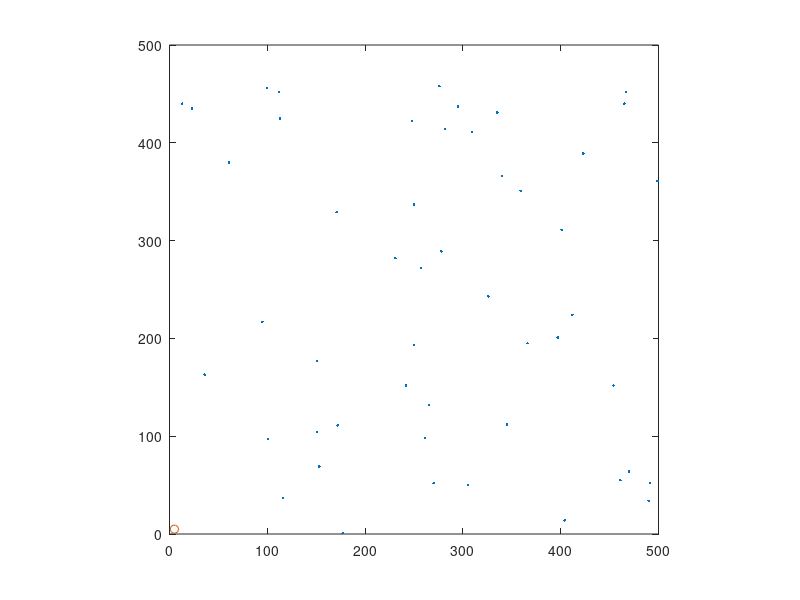

This chart was generated by the following MATLAB code: (Note: this script raises an error after producing the figure.)
function [delXg, P]=zemsergame
% Make a game of it!

% Let's keep track of the probabilities
global P delXg;

gh=figure(1);
clf;
set(gh,'Position',[250 100 800 600]);
axis equal;
axis manual;
axis([0 500 0 500]);
box on;
hold on;
x=floor(500*rand(50,2));
plot(x(:,1),x(:,2),'.');
nx(1,1:2)=[5 5];
sch=plot(5,5,'o');
for k=2:30
    nx(k,1:2)=ginput(1);
    plot([nx(k-1,1) nx(k,1)],[nx(k-1,2),nx(k,2)],'r:');
    nx(k,1:2)=getModifiedJump(nx(k-1),nx(k-1,2),nx(k,1),nx(k,2),'lx');
    plot([nx(k-1,1) nx(k,1)],[nx(k-1,2),nx(k,2)],'k--');
    set(sch,'XData',nx(k,1),'YData',nx(k,2));
end

[nj,junk]=size(P);
jvec=1:nj;
figure(2);
plot(jvec,P(:,1:4));
legend('Potential','Distance','Total','Floored');
% Jump functions
function mx=getModifiedJump(x1,y1,x2,y2,s)
    % Compute the miss
    potFieldAtOrigin=[50 200]; % 
    dx=sqrt((x2-x1)^2+(y2-y1)^2);
    dtheta=atan2(y2-y1,x2-x1);
    switch s
        case 'lx'
            % Linear x gradient with linear distance fall off
            
            % Potential field function is simply x/500;
            p1=(potFieldAtOrigin(1)+x1)/(potFieldAtOrigin(1)+500);
            p2=(potFieldAtOrigin(1)+x2)/(potFieldAtOrigin(1)+500);
           
            if p2>p1
                % Compute the probability of being on target
                relProbP=(p1/p2); % Potential field contribution; =1 along contours
                relProbD=(500*sqrt(2)-dx)/(500*sqrt(2)); % Leap distance contribution; = higher for big leaps
                relProbT=relProbP*relProbD; % Total leap probability
                
                % Now compute actual leap probability by setting floor
                % based on absolute P(x1)
                relProb=max(p1,relProbT);
                P=[P; relProbP relProbD relProbT relProb p1 p2];
                % Now compute actual x-leap as a fraction achieved along x
                delX=(relProb+randn(1))*dx*cos(dtheta);
                delXg=[delXg;delX];
                mx(1,1)=max(0,x1+delX);
                disp([p1 delX]);
        
                % y does not
                mx(1,2)=y2;                
            else
                mx=[x2 y2];
            end
            
        case 'ly'
            % Linear y gradient
            mx=[x2 y2];
        case 'lxy'
            % Linear x-y gradient
            mx=[x2 y2];
        otherwise
            mx=[x2 y2]+ceil(50*rand(1,2));
    end
%    return mx;
end

end

